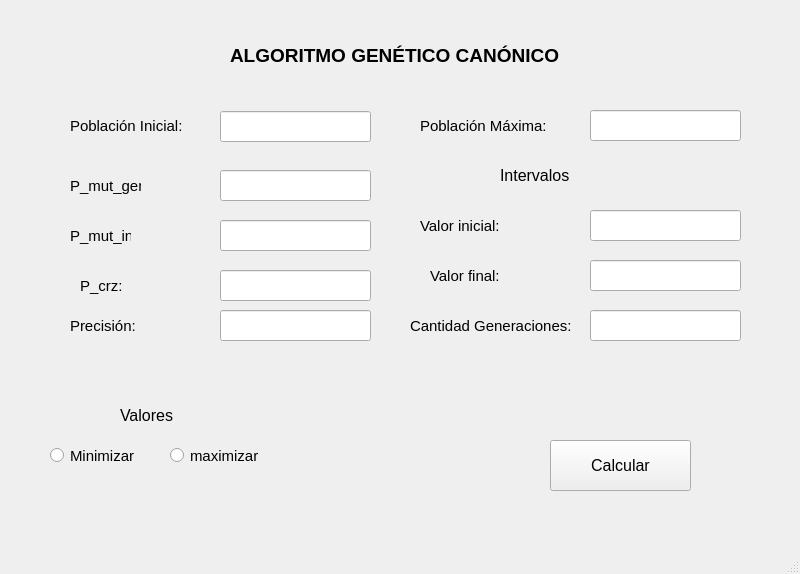
<?xml version="1.0" encoding="UTF-8"?>
<ui version="4.0">
 <class>View</class>
 <widget class="QMainWindow" name="View">
  <property name="geometry">
   <rect>
    <x>0</x>
    <y>0</y>
    <width>800</width>
    <height>574</height>
   </rect>
  </property>
  <property name="font">
   <font>
    <pointsize>14</pointsize>
    <weight>75</weight>
    <bold>true</bold>
   </font>
  </property>
  <property name="windowTitle">
   <string>MainWindow</string>
  </property>
  <widget class="QWidget" name="centralwidget">
   <widget class="QLabel" name="title_label">
    <property name="geometry">
     <rect>
      <x>230</x>
      <y>30</y>
      <width>351</width>
      <height>51</height>
     </rect>
    </property>
    <property name="text">
     <string>ALGORITMO GENÉTICO CANÓNICO</string>
    </property>
   </widget>
   <widget class="QLabel" name="initial_population_label">
    <property name="geometry">
     <rect>
      <x>70</x>
      <y>110</y>
      <width>141</width>
      <height>31</height>
     </rect>
    </property>
    <property name="font">
     <font>
      <pointsize>11</pointsize>
      <weight>50</weight>
      <bold>false</bold>
     </font>
    </property>
    <property name="text">
     <string>Población Inicial:</string>
    </property>
   </widget>
   <widget class="QLabel" name="maximum_population_label">
    <property name="geometry">
     <rect>
      <x>420</x>
      <y>110</y>
      <width>151</width>
      <height>31</height>
     </rect>
    </property>
    <property name="font">
     <font>
      <pointsize>11</pointsize>
      <weight>50</weight>
      <bold>false</bold>
     </font>
    </property>
    <property name="text">
     <string>Población Máxima:</string>
    </property>
   </widget>
   <widget class="QLabel" name="pmg_label">
    <property name="geometry">
     <rect>
      <x>70</x>
      <y>170</y>
      <width>71</width>
      <height>31</height>
     </rect>
    </property>
    <property name="font">
     <font>
      <pointsize>11</pointsize>
      <weight>50</weight>
      <bold>false</bold>
     </font>
    </property>
    <property name="text">
     <string>P_mut_gen:</string>
    </property>
   </widget>
   <widget class="QLabel" name="pmi_label">
    <property name="geometry">
     <rect>
      <x>70</x>
      <y>220</y>
      <width>61</width>
      <height>31</height>
     </rect>
    </property>
    <property name="font">
     <font>
      <pointsize>11</pointsize>
      <weight>50</weight>
      <bold>false</bold>
     </font>
    </property>
    <property name="text">
     <string>P_mut_ind:</string>
    </property>
   </widget>
   <widget class="QLabel" name="pc_label">
    <property name="geometry">
     <rect>
      <x>80</x>
      <y>270</y>
      <width>51</width>
      <height>31</height>
     </rect>
    </property>
    <property name="font">
     <font>
      <pointsize>11</pointsize>
      <weight>50</weight>
      <bold>false</bold>
     </font>
    </property>
    <property name="text">
     <string>P_crz:</string>
    </property>
   </widget>
   <widget class="QLabel" name="precision_label">
    <property name="geometry">
     <rect>
      <x>70</x>
      <y>310</y>
      <width>91</width>
      <height>31</height>
     </rect>
    </property>
    <property name="font">
     <font>
      <pointsize>11</pointsize>
      <weight>50</weight>
      <bold>false</bold>
     </font>
    </property>
    <property name="text">
     <string>Precisión:</string>
    </property>
   </widget>
   <widget class="QLabel" name="initial_value_label">
    <property name="geometry">
     <rect>
      <x>420</x>
      <y>210</y>
      <width>141</width>
      <height>31</height>
     </rect>
    </property>
    <property name="font">
     <font>
      <pointsize>11</pointsize>
      <weight>50</weight>
      <bold>false</bold>
     </font>
    </property>
    <property name="text">
     <string>Valor inicial:</string>
    </property>
   </widget>
   <widget class="QLabel" name="final_value_label">
    <property name="geometry">
     <rect>
      <x>430</x>
      <y>260</y>
      <width>141</width>
      <height>31</height>
     </rect>
    </property>
    <property name="font">
     <font>
      <pointsize>11</pointsize>
      <weight>50</weight>
      <bold>false</bold>
     </font>
    </property>
    <property name="text">
     <string>Valor final:</string>
    </property>
   </widget>
   <widget class="QLabel" name="generation_label">
    <property name="geometry">
     <rect>
      <x>410</x>
      <y>310</y>
      <width>171</width>
      <height>31</height>
     </rect>
    </property>
    <property name="font">
     <font>
      <pointsize>11</pointsize>
      <weight>50</weight>
      <bold>false</bold>
     </font>
    </property>
    <property name="text">
     <string>Cantidad Generaciones:</string>
    </property>
   </widget>
   <widget class="QLabel" name="title2_label">
    <property name="geometry">
     <rect>
      <x>500</x>
      <y>160</y>
      <width>141</width>
      <height>31</height>
     </rect>
    </property>
    <property name="font">
     <font>
      <pointsize>12</pointsize>
      <weight>50</weight>
      <bold>false</bold>
     </font>
    </property>
    <property name="text">
     <string>Intervalos</string>
    </property>
   </widget>
   <widget class="QPushButton" name="calculate_button">
    <property name="geometry">
     <rect>
      <x>550</x>
      <y>440</y>
      <width>141</width>
      <height>51</height>
     </rect>
    </property>
    <property name="font">
     <font>
      <pointsize>12</pointsize>
      <weight>50</weight>
      <italic>false</italic>
      <bold>false</bold>
      <underline>false</underline>
      <strikeout>false</strikeout>
     </font>
    </property>
    <property name="text">
     <string>Calcular</string>
    </property>
   </widget>
   <widget class="QRadioButton" name="max_value">
    <property name="geometry">
     <rect>
      <x>170</x>
      <y>440</y>
      <width>111</width>
      <height>31</height>
     </rect>
    </property>
    <property name="font">
     <font>
      <pointsize>11</pointsize>
      <weight>50</weight>
      <bold>false</bold>
     </font>
    </property>
    <property name="text">
     <string>maximizar</string>
    </property>
   </widget>
   <widget class="QRadioButton" name="min_value">
    <property name="geometry">
     <rect>
      <x>50</x>
      <y>440</y>
      <width>111</width>
      <height>31</height>
     </rect>
    </property>
    <property name="font">
     <font>
      <pointsize>11</pointsize>
      <weight>50</weight>
      <bold>false</bold>
     </font>
    </property>
    <property name="text">
     <string>Minimizar</string>
    </property>
   </widget>
   <widget class="QLabel" name="title3_label">
    <property name="geometry">
     <rect>
      <x>120</x>
      <y>400</y>
      <width>141</width>
      <height>31</height>
     </rect>
    </property>
    <property name="font">
     <font>
      <pointsize>12</pointsize>
      <weight>50</weight>
      <bold>false</bold>
     </font>
    </property>
    <property name="text">
     <string>Valores</string>
    </property>
   </widget>
   <widget class="QLineEdit" name="initial_population_input">
    <property name="geometry">
     <rect>
      <x>220</x>
      <y>111</y>
      <width>151</width>
      <height>31</height>
     </rect>
    </property>
    <property name="font">
     <font>
      <weight>50</weight>
      <bold>false</bold>
     </font>
    </property>
   </widget>
   <widget class="QLineEdit" name="maximum_population_input">
    <property name="geometry">
     <rect>
      <x>590</x>
      <y>110</y>
      <width>151</width>
      <height>31</height>
     </rect>
    </property>
    <property name="font">
     <font>
      <weight>50</weight>
      <bold>false</bold>
     </font>
    </property>
   </widget>
   <widget class="QLineEdit" name="pmg_input">
    <property name="geometry">
     <rect>
      <x>220</x>
      <y>170</y>
      <width>151</width>
      <height>31</height>
     </rect>
    </property>
    <property name="font">
     <font>
      <weight>50</weight>
      <bold>false</bold>
     </font>
    </property>
   </widget>
   <widget class="QLineEdit" name="pmi_input">
    <property name="geometry">
     <rect>
      <x>220</x>
      <y>220</y>
      <width>151</width>
      <height>31</height>
     </rect>
    </property>
    <property name="font">
     <font>
      <weight>50</weight>
      <bold>false</bold>
     </font>
    </property>
   </widget>
   <widget class="QLineEdit" name="pc_input">
    <property name="geometry">
     <rect>
      <x>220</x>
      <y>270</y>
      <width>151</width>
      <height>31</height>
     </rect>
    </property>
    <property name="font">
     <font>
      <weight>50</weight>
      <bold>false</bold>
     </font>
    </property>
   </widget>
   <widget class="QLineEdit" name="precision_input">
    <property name="geometry">
     <rect>
      <x>220</x>
      <y>310</y>
      <width>151</width>
      <height>31</height>
     </rect>
    </property>
    <property name="font">
     <font>
      <weight>50</weight>
      <bold>false</bold>
     </font>
    </property>
   </widget>
   <widget class="QLineEdit" name="initial_value_input">
    <property name="geometry">
     <rect>
      <x>590</x>
      <y>210</y>
      <width>151</width>
      <height>31</height>
     </rect>
    </property>
    <property name="font">
     <font>
      <weight>50</weight>
      <bold>false</bold>
     </font>
    </property>
   </widget>
   <widget class="QLineEdit" name="final_value_input">
    <property name="geometry">
     <rect>
      <x>590</x>
      <y>260</y>
      <width>151</width>
      <height>31</height>
     </rect>
    </property>
    <property name="font">
     <font>
      <weight>50</weight>
      <bold>false</bold>
     </font>
    </property>
   </widget>
   <widget class="QLineEdit" name="generation_input">
    <property name="geometry">
     <rect>
      <x>590</x>
      <y>310</y>
      <width>151</width>
      <height>31</height>
     </rect>
    </property>
    <property name="font">
     <font>
      <weight>50</weight>
      <bold>false</bold>
     </font>
    </property>
   </widget>
   <widget class="QLabel" name="estado">
    <property name="geometry">
     <rect>
      <x>240</x>
      <y>480</y>
      <width>301</width>
      <height>41</height>
     </rect>
    </property>
    <property name="font">
     <font>
      <pointsize>9</pointsize>
     </font>
    </property>
    <property name="text">
     <string/>
    </property>
   </widget>
  </widget>
  <widget class="QStatusBar" name="statusbar"/>
 </widget>
 <resources/>
 <connections/>
</ui>
